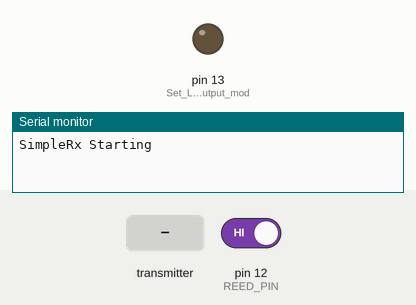
A sketch run on a simulated Arduino Pro Mini, built with avr-gcc and run on an emulated ATmega328P. Shown: output pins drawn as LEDs (lit = HIGH), the last lines printed to the serial monitor. Dashed ring = blinking. The test bench sets the inputs (shaded band); at power-on: pin 12 (REED_PIN) HIGH. No radio packets arrive unless stated.

Above: at 1.2 s.
1.3 s: pin 12 (REED_PIN) driven LOW
At 1.9 s:
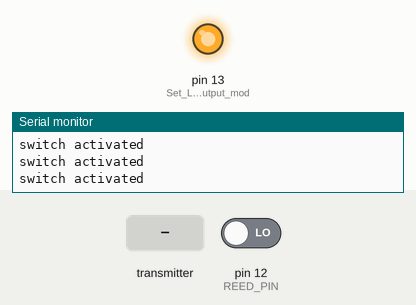
4.3 s: the transmitter starts sending radioData = 256
7.3 s: the transmitter starts sending radioData = 0
At 7.9 s:
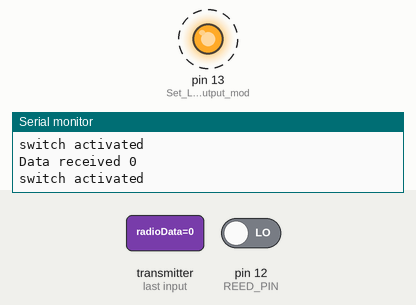
10.3 s: pin 12 (REED_PIN) driven HIGH
11.8 s: the transmitter starts sending radioData = 512
At 12.7 s:
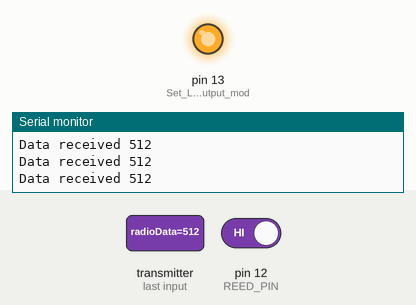
Timing chart, 0 to 15.8 s (numbered marks = the images above; inputs shaded):
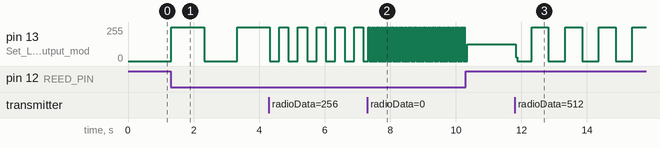

Measured:
- after the input at 1.3 s, pin 13 (Set_LED_pin_to_output_mod): 0/255 → 255/255 at once, → 0/255 1.0 s later, → 255/255 1.0 s later
- after the input at 7.3 s, pin 13 (Set_LED_pin_to_output_mod): alternates 255/255 for 0.02 s and 0/255 for 0.04 s, starting at once
- after the input at 11.8 s, pin 13 (Set_LED_pin_to_output_mod): 127/255 → 30/255 at once, then repeats every 0.95 s: 0/255 0.44 s, 255/255 0.51 s

The sketch:

BlinkRx_reed_standardized.ino
```cpp
// SimpleRx - the slave or the receiver

#include <SPI.h>
#include <nRF24L01.h>
#include <RF24.h>

//Define NRF24L01 pins
#define CE_PIN 6  // 6 on adalogger, 8 on pro mini
#define CSN_PIN 10
#define REED_PIN 12

int radioData; // must be the same as on Tx
unsigned long previousMillisRadio = 0;
unsigned long previousMillisReed = 0;
unsigned long transmitInterval = 20000; //interval for power to be supplied (ms)
int ledState;
int reedState;
bool triggerState;
bool radioPowerState;
bool newData;

const byte thisSlaveAddress[5] = {'R', 'x', 'A', 'A', 'A'};

RF24 radio(CE_PIN, CSN_PIN); // Create a Radio

//===========

void setup() {
  Serial.begin(9600);
  while (!Serial) {
    ;
  }
  Serial.println("SimpleRx Starting");
  pinMode(LED_BUILTIN, OUTPUT); // Set LED pin to output mode

  pinMode(REED_PIN, INPUT_PULLUP);
  digitalWrite(REED_PIN, HIGH); // Set Reed pin
  radioData = 1000;
  radio.begin(); //initialize the radio (so it's not floating)
  radio.powerDown(); // immediately power down the radio until reed switch trigger
  triggerState = false;
  radioPowerState = false;
  newData = false;
}

//=============

void loop() {
  reedState = digitalRead(REED_PIN);
  if (reedState == LOW) {
    Serial.println("switch activated");
    if (!radioPowerState) { //if this is the first time the Radio is turned on
      radio.powerUp();
      delay(10); // RF24 documentation: "this will take up to 5ms for maximum compatibility"
      setupRadio();
      radioPowerState = true; //variable to only powerUp the radio once
      triggerState = true; // variable to indicate the reed switch has been triggered
    }
    previousMillisReed = millis(); //store current time
  }
  if (triggerState == true ) {
    getData();
    showData();
    unsigned long currentMillisReed = millis(); // get the current time
    if (currentMillisReed - previousMillisReed > transmitInterval) { // if the radio has been powered on and transmitting for longer than the set transmit interval
      digitalWrite(LED_BUILTIN , LOW); // turn off the LED
      triggerState = false;
      radioPowerState = false;
      radio.powerDown();  // powerDown the radio
    }
  }
}

//==============

void setupRadio() {
  radio.begin();
  radio.setDataRate(RF24_250KBPS); // Can increase to 1 Mbps or 2 Mbps
  radio.setPALevel(RF24_PA_LOW); // prevent power supply related problems (RF24_PA_MAX is default)
  radio.openReadingPipe(1, thisSlaveAddress);
  radio.startListening();
}

//==============

void getData() {
  if (radio.available()) {
    radio.read(&radioData, sizeof(radioData));
    newData = true;
  }
}

//==============

void showData() {
  if (newData == true) {
    Serial.print("Data received ");
    Serial.println(radioData);
  }
  unsigned long currentMillisRadio = millis();
  if (currentMillisRadio - previousMillisRadio >= radioData) {
    previousMillisRadio = currentMillisRadio; // update previousMillis value
    if (ledState == LOW) {
      ledState = HIGH;
    } else {
      ledState = LOW;
    }
    digitalWrite(LED_BUILTIN, ledState);
  }
  newData = false;
}
```
